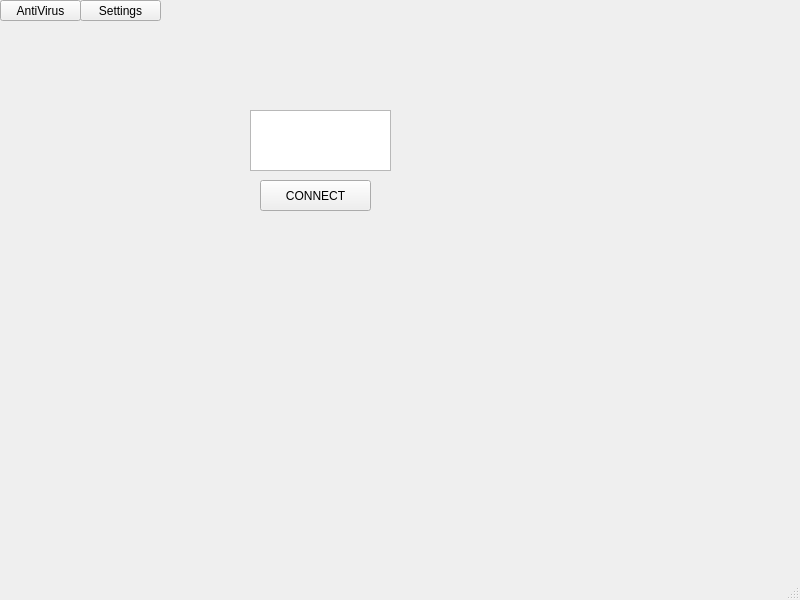
<?xml version="1.0" encoding="UTF-8"?>
<ui version="4.0">
 <class>MainWindow</class>
 <widget class="QMainWindow" name="MainWindow">
  <property name="geometry">
   <rect>
    <x>0</x>
    <y>0</y>
    <width>800</width>
    <height>600</height>
   </rect>
  </property>
  <property name="windowTitle">
   <string>MainWindow</string>
  </property>
  <widget class="QWidget" name="centralwidget">
   <widget class="QPushButton" name="pushButton">
    <property name="geometry">
     <rect>
      <x>260</x>
      <y>180</y>
      <width>111</width>
      <height>31</height>
     </rect>
    </property>
    <property name="text">
     <string>CONNECT</string>
    </property>
   </widget>
   <widget class="QTextBrowser" name="textBrowser">
    <property name="geometry">
     <rect>
      <x>250</x>
      <y>110</y>
      <width>141</width>
      <height>61</height>
     </rect>
    </property>
   </widget>
   <widget class="QPushButton" name="pushButton_2">
    <property name="geometry">
     <rect>
      <x>0</x>
      <y>0</y>
      <width>81</width>
      <height>21</height>
     </rect>
    </property>
    <property name="text">
     <string>AntiVirus</string>
    </property>
   </widget>
   <widget class="QPushButton" name="pushButton_3">
    <property name="geometry">
     <rect>
      <x>80</x>
      <y>0</y>
      <width>81</width>
      <height>21</height>
     </rect>
    </property>
    <property name="text">
     <string>Settings</string>
    </property>
   </widget>
  </widget>
  <widget class="QMenuBar" name="menubar">
   <property name="geometry">
    <rect>
     <x>0</x>
     <y>0</y>
     <width>800</width>
     <height>18</height>
    </rect>
   </property>
  </widget>
  <widget class="QStatusBar" name="statusbar"/>
 </widget>
 <resources/>
 <connections/>
</ui>
